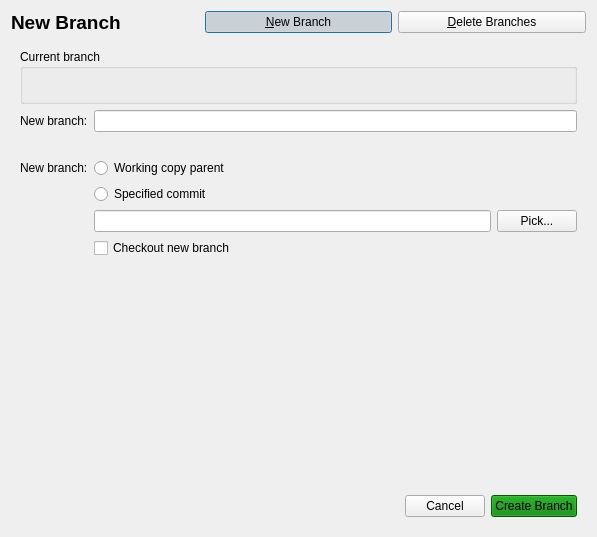
<?xml version="1.0" encoding="UTF-8"?>
<ui version="4.0">
 <class>QGitBranchDialog</class>
 <widget class="QDialog" name="QGitBranchDialog">
  <property name="geometry">
   <rect>
    <x>0</x>
    <y>0</y>
    <width>596</width>
    <height>537</height>
   </rect>
  </property>
  <property name="windowTitle">
   <string>Branch</string>
  </property>
  <layout class="QVBoxLayout" name="verticalLayout">
   <item>
    <layout class="QHBoxLayout" name="horizontalLayout">
     <item>
      <widget class="QLabel" name="operation_label">
       <property name="font">
        <font>
         <pointsize>14</pointsize>
         <bold>true</bold>
        </font>
       </property>
       <property name="text">
        <string>New Branch</string>
       </property>
      </widget>
     </item>
     <item>
      <widget class="QPushButton" name="newBranch_pushButton">
       <property name="text">
        <string>&amp;New Branch</string>
       </property>
       <property name="checkable">
        <bool>true</bool>
       </property>
       <property name="checked">
        <bool>true</bool>
       </property>
      </widget>
     </item>
     <item>
      <widget class="QPushButton" name="deleteBranch_pushButton">
       <property name="text">
        <string>&amp;Delete Branches</string>
       </property>
       <property name="checkable">
        <bool>true</bool>
       </property>
      </widget>
     </item>
    </layout>
   </item>
   <item>
    <widget class="QStackedWidget" name="stackedWidget">
     <property name="currentIndex">
      <number>0</number>
     </property>
     <widget class="QWidget" name="page">
      <layout class="QGridLayout" name="gridLayout">
       <item row="0" column="0" colspan="3">
        <widget class="QGroupBox" name="groupBox">
         <property name="title">
          <string>Current branch</string>
         </property>
         <layout class="QVBoxLayout" name="verticalLayout_2">
          <item>
           <widget class="QLabel" name="currentBranch_label">
            <property name="text">
             <string/>
            </property>
           </widget>
          </item>
         </layout>
        </widget>
       </item>
       <item row="1" column="0">
        <widget class="QLabel" name="label">
         <property name="text">
          <string>New branch:</string>
         </property>
        </widget>
       </item>
       <item row="1" column="1" colspan="2">
        <widget class="QLineEdit" name="lineEdit"/>
       </item>
       <item row="2" column="1" colspan="2">
        <widget class="QLabel" name="label_2">
         <property name="text">
          <string/>
         </property>
        </widget>
       </item>
       <item row="3" column="0">
        <widget class="QLabel" name="label_3">
         <property name="text">
          <string>New branch:</string>
         </property>
        </widget>
       </item>
       <item row="3" column="1">
        <widget class="QRadioButton" name="radioButton">
         <property name="text">
          <string>Working copy parent</string>
         </property>
        </widget>
       </item>
       <item row="4" column="1">
        <widget class="QRadioButton" name="radioButton_2">
         <property name="text">
          <string>Specified commit</string>
         </property>
        </widget>
       </item>
       <item row="5" column="1">
        <widget class="QLineEdit" name="lineEdit_2"/>
       </item>
       <item row="5" column="2">
        <widget class="QPushButton" name="pushButton">
         <property name="text">
          <string>Pick...</string>
         </property>
        </widget>
       </item>
       <item row="6" column="1" colspan="2">
        <widget class="QCheckBox" name="checkBox">
         <property name="text">
          <string>Checkout new branch</string>
         </property>
        </widget>
       </item>
       <item row="7" column="1">
        <spacer name="verticalSpacer">
         <property name="orientation">
          <enum>Qt::Orientation::Vertical</enum>
         </property>
         <property name="sizeHint" stdset="0">
          <size>
           <width>20</width>
           <height>186</height>
          </size>
         </property>
        </spacer>
       </item>
       <item row="8" column="0" colspan="3">
        <layout class="QHBoxLayout" name="horizontalLayout_2">
         <item>
          <spacer name="horizontalSpacer">
           <property name="orientation">
            <enum>Qt::Orientation::Horizontal</enum>
           </property>
           <property name="sizeHint" stdset="0">
            <size>
             <width>40</width>
             <height>20</height>
            </size>
           </property>
          </spacer>
         </item>
         <item>
          <widget class="QPushButton" name="pushButton_3">
           <property name="text">
            <string>Cancel</string>
           </property>
          </widget>
         </item>
         <item>
          <widget class="QPushButton" name="pushButton_2">
           <property name="styleSheet">
            <string notr="true">background: green</string>
           </property>
           <property name="text">
            <string>Create Branch</string>
           </property>
          </widget>
         </item>
        </layout>
       </item>
      </layout>
     </widget>
     <widget class="QWidget" name="page_2">
      <layout class="QGridLayout" name="gridLayout_2">
       <item row="0" column="0" colspan="2">
        <widget class="QLabel" name="label_4">
         <property name="text">
          <string>TextLabel</string>
         </property>
        </widget>
       </item>
       <item row="1" column="0" colspan="2">
        <widget class="QTableView" name="tableView"/>
       </item>
       <item row="2" column="0">
        <widget class="QCheckBox" name="checkBox_2">
         <property name="text">
          <string>Force delete regardless of merge status</string>
         </property>
        </widget>
       </item>
       <item row="4" column="0" colspan="2">
        <layout class="QHBoxLayout" name="horizontalLayout_3">
         <item>
          <spacer name="horizontalSpacer_2">
           <property name="orientation">
            <enum>Qt::Orientation::Horizontal</enum>
           </property>
           <property name="sizeHint" stdset="0">
            <size>
             <width>40</width>
             <height>20</height>
            </size>
           </property>
          </spacer>
         </item>
         <item>
          <widget class="QPushButton" name="pushButton_5">
           <property name="text">
            <string>Cancel</string>
           </property>
          </widget>
         </item>
         <item>
          <widget class="QPushButton" name="pushButton_4">
           <property name="styleSheet">
            <string notr="true">background: red</string>
           </property>
           <property name="text">
            <string>Delete Branches</string>
           </property>
          </widget>
         </item>
        </layout>
       </item>
       <item row="3" column="0" colspan="2">
        <spacer name="verticalSpacer_2">
         <property name="orientation">
          <enum>Qt::Orientation::Vertical</enum>
         </property>
         <property name="sizeHint" stdset="0">
          <size>
           <width>557</width>
           <height>179</height>
          </size>
         </property>
        </spacer>
       </item>
      </layout>
     </widget>
    </widget>
   </item>
  </layout>
 </widget>
 <resources/>
 <connections/>
</ui>
